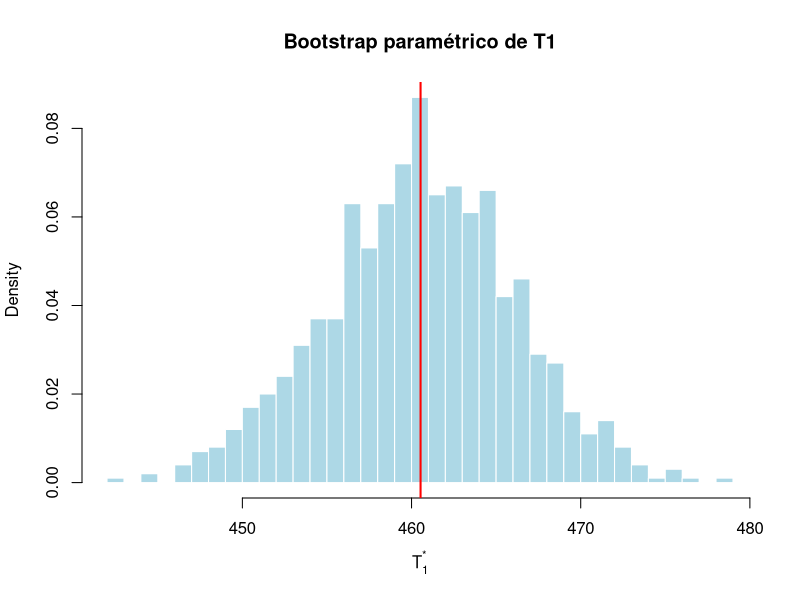
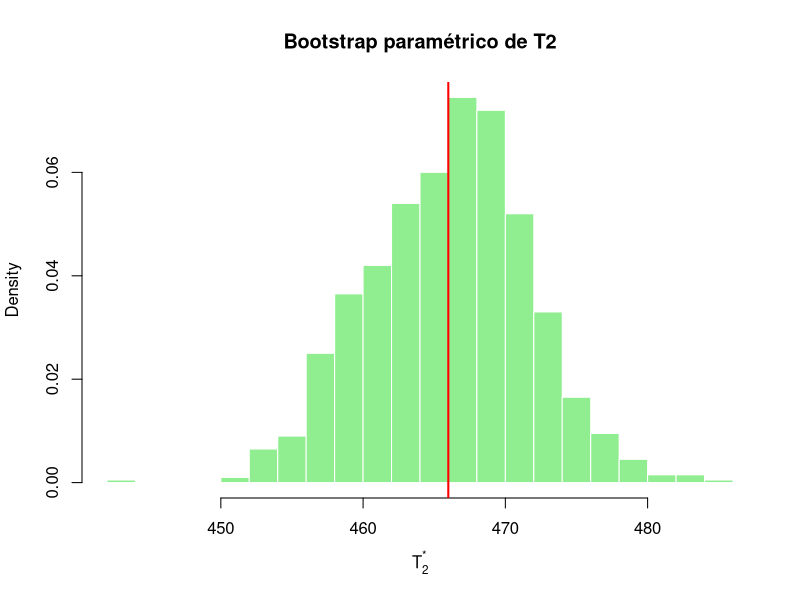

The R source for these figures, in order:
# IECD - Practica 4 (Bootstrap) - Ejercicio 2
# Poisson: estimadores de momentos T1 (orden 1) y T2 (orden 2), bootstrap paramétrico

x <- c(500, 488, 426, 510, 450, 368, 508, 514, 426,
       476, 512, 526, 444, 524, 236)
n <- length(x)

# a) Estimadores de momentos 
# T1: E(X) = lambda               =>  lambda = media
# T2: E(X^2) = lambda + lambda^2  =>  lambda = (-1 + sqrt(1 + 4 m2)) / 2
T1 <- function(x) mean(x)
T2 <- function(x) (-1 + sqrt(1 + 4 * mean(x^2))) / 2

T1_obs <- T1(x)
T2_obs <- T2(x)
c(T1_obs = T1_obs, T2_obs = T2_obs)

# b) Bootstrap parametrico para T1 
set.seed(1)
B <- 1000

# 1) una muestra bootstrap: 15 datos Poisson con lambda = T1_obs
x_boot <- rpois(n, lambda = T1_obs)
T1(x_boot)

# 2) repito B veces
T1_boot <- replicate(B, T1(rpois(n, lambda = T1_obs)))

# 3) histograma
hist(T1_boot, freq = FALSE, breaks = 30, col = "lightblue", border = "white",
     main = "Bootstrap paramétrico de T1", xlab = expression(T[1]^"*"))
abline(v = T1_obs, col = "red", lwd = 2)

# 4) varianza estimada de T1 y comparamos con la teorica lambda/n
c(var_boot = var(T1_boot), var_teorica_plugin = T1_obs / n)

# c) Lo mismo para T2 (ahora generando con lambda = T2_obs) 
T2_boot <- replicate(B, T2(rpois(n, lambda = T2_obs)))
hist(T2_boot, freq = FALSE, breaks = 30, col = "lightgreen", border = "white",
     main = "Bootstrap paramétrico de T2", xlab = expression(T[2]^"*"))
abline(v = T2_obs, col = "red", lwd = 2)
c(var_boot_T2 = var(T2_boot))

# Comparacion
c(var_T1 = var(T1_boot), var_T2 = var(T2_boot), cociente = var(T2_boot) / var(T1_boot))
